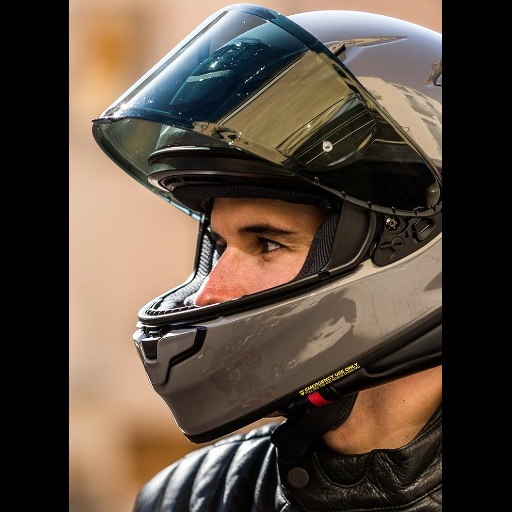
#> input picture outputs/motorcycle_helmet.jpg, 512 x 512 px
$ python -i main.py   (imports and definitions only)
#> lines starting #> are read from the running program, lines starting #| are printed output that depends on the picture
#> further down, picture is the input picture: shape (512, 512, 3); mean B, G, R 62.3, 73.8, 87.3
import cv2
import numpy as np
from pathlib import Path
from matplotlib import pyplot as plt

# ---- Settings ----
SHOW_FIGS = True   # Set False if you don’t want matplotlib popups
OUTPUT_DIR = Path("outputs")
# [1 line not run here, left out]

# 🔑 Your single image path (given)
IMAGE_PATH = Path("/Users/lonzohamiltonjr/Documents/CPSC_2735/Shoei-NXR2-Motorcycle-Helmet-Lifestyle-6.jpg")

# [18 lines left out: functions save_fig, crop_safe, not called in this run]

def detect_helmet_region(image):
    """
    Heuristic helmet region finder:
      1) Try Hough circles on blurred gray (look for large circle near top half).
      2) If none, threshold + contours, pick largest contour in top half.
    Returns (x1,y1,x2,y2) bbox if found, else None.
    """
    gray = cv2.cvtColor(image, cv2.COLOR_BGR2GRAY)
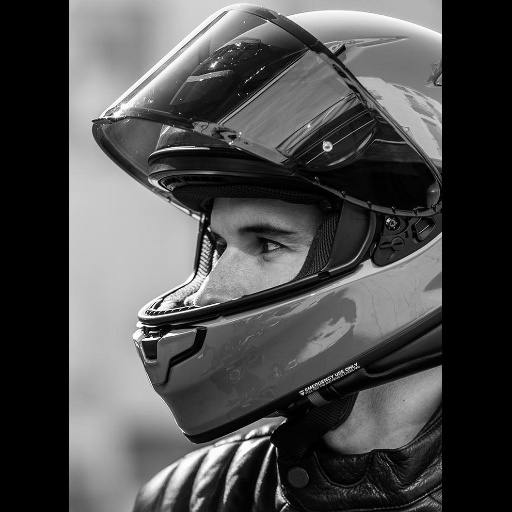
#> gray: shape (512, 512); min 0, max 255, mean 76.5
    blur = cv2.GaussianBlur(gray, (9, 9), 2)
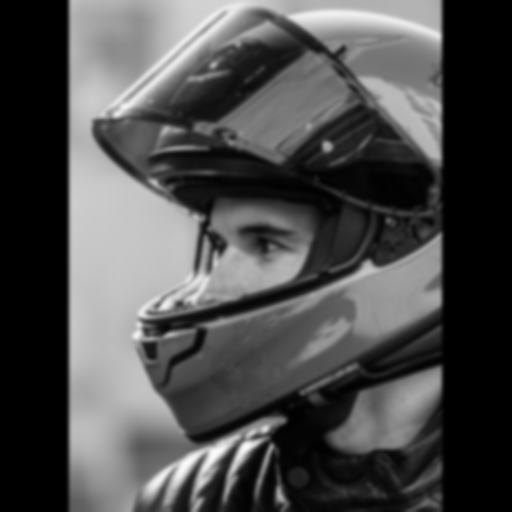
#> blur: shape (512, 512); min 0, max 251, mean 76.5

    # --- Try HoughCircles (tune params as needed for your photo) ---
    circles = cv2.HoughCircles(
        blur,
        cv2.HOUGH_GRADIENT,
        dp=1.2,
        minDist=50,
        param1=120,
        param2=30,
        minRadius=40,
        maxRadius=0  # 0 -> no explicit max
    )
#> circles = 60 rows, first 8: [328.2, 287.4, 278.2], [337.8, 220.2, 211], [262.2, 205.8, 177.8], [174.6, 219, 229.8], [300.6, 133.8, 140.9], [449.4, 324.6, 381.5], [216.6, 149.4, 149.2], [263.4, 7.8, 214.2]

    h, w = gray.shape[:2]
#> h = 512; w = 512
    top_half_limit = int(h * 0.6)  # consider helmets likely in top ~60%
#> top_half_limit = 307

    if circles is not None:
        circles = np.round(circles[0]).astype(int)
#> circles = 60 rows, first 8: [328, 287, 278], [338, 220, 211], [262, 206, 178], [175, 219, 230], [301, 134, 141], [449, 325, 382], [217, 149, 149], [263, 8, 214]
        # Filter circles roughly in the top half
        circles_top = [c for c in circles if c[1] < top_half_limit]
#> circles_top = 32 items, first 6: [328, 287, 278], [338, 220, 211], [262, 206, 178], [175, 219, 230], [301, 134, 141], [217, 149, 149]
        chosen = None
        if circles_top:
            # choose largest radius in top region
            chosen = max(circles_top, key=lambda c: c[2])
#> chosen = [98, 104, 344]
        else:
            # fallback: choose largest overall
            chosen = max(circles, key=lambda c: c[2])

        x, y, r = chosen
#> x = 98; y = 104; r = 344
        x1, y1 = x - r, y - r
#> x1 = -246; y1 = -240
        x2, y2 = x + r, y + r
#> x2 = 442; y2 = 448
        # Clip to image bounds
        x1 = max(0, x1); y1 = max(0, y1)
#> after `x1 = max(0, x1)`: x1 = 0
#> after `y1 = max(0, y1)`: y1 = 0
        x2 = min(w, x2); y2 = min(h, y2)
        return (x1, y1, x2, y2)

    # --- Fallback: threshold + largest contour in top half ---
    # Use adaptive or fixed threshold depending on lighting
    _, th = cv2.threshold(blur, 0, 255, cv2.THRESH_BINARY+cv2.THRESH_OTSU)
    # Emphasize edges/shapes
    th = cv2.medianBlur(th, 5)

    found = cv2.findContours(th, cv2.RETR_EXTERNAL, cv2.CHAIN_APPROX_SIMPLE)
    contours = found[0] if len(found) == 2 else found[1]

    # Filter contours whose centroid lies in the top half
    cand = []
    for cnt in contours:
        area = cv2.contourArea(cnt)
        if area < 500:  # ignore tiny bits
            continue
        M = cv2.moments(cnt)
        if M["m00"] == 0:
            continue
        cy = int(M["m01"] / M["m00"])
        if cy < top_half_limit:
            x, y, bw, bh = cv2.boundingRect(cnt)
            cand.append((area, (x, y, x+bw, y+bh)))

    if cand:
        cand.sort(reverse=True, key=lambda x: x[0])  # largest area first
        return cand[0][1]

    return None

# [52 lines left out: function main, not called in this run]

# [3 lines not run here, left out]

>>> import cv2
>>> picture = cv2.imread('../outputs/motorcycle_helmet.jpg')
>>> result = detect_helmet_region(picture)
#> result = (0, 0, 442, 448)
